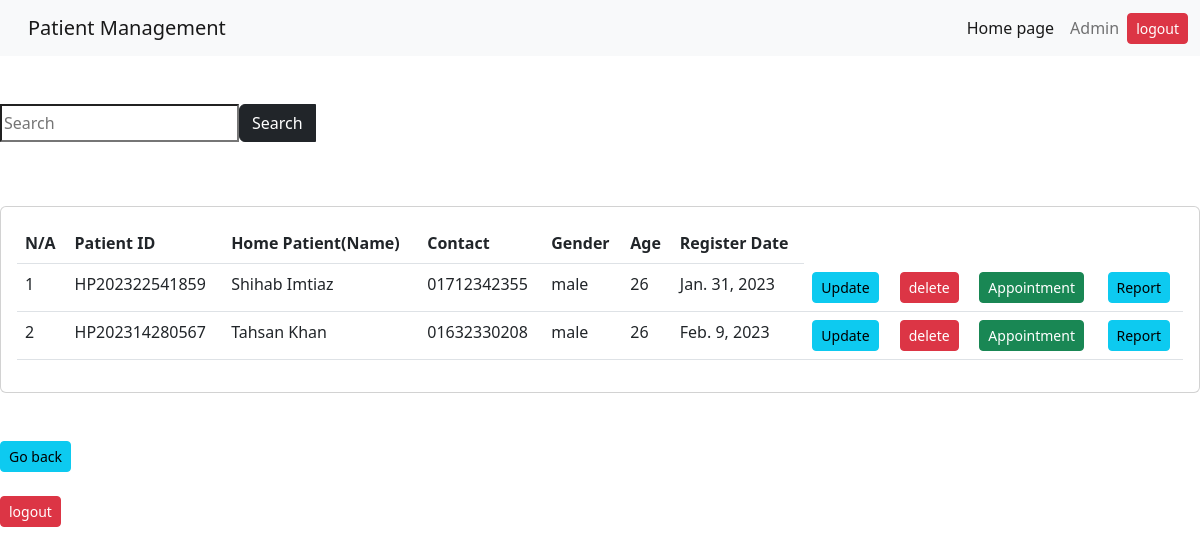
/housePatient, run on the app's committed database.
### home/models.py (models this page shows, shortened)
class Patient(models.Model):
    patient_type = models.CharField(max_length=122)
    patient_id = models.CharField(max_length=122)
    patient_date = models.DateField(blank=True)
    patient_name = models.CharField(max_length=122, blank=True)
    patient_gender = models.CharField(max_length=122, blank=True)
    patient_age = models.CharField(max_length=122, blank=True)
    patient_phone = models.CharField(max_length=122, blank=True)
    patient_email = models.CharField(max_length=122, blank= True)
    patient_dob = models.CharField(max_length=122)
    patient_blood_group = models.CharField(max_length=122, blank=True)
    patient_national_ID = models.CharField(max_length=122, blank=True)
    patient_address = models.CharField(max_length=122, blank=True)
    patient_emergency_name = models.CharField(max_length=122)
    patient_emergency_relation = models.CharField(max_length=122,blank= True)
    patient_emergency_contact = models.CharField(max_length=122)
    patient_emergency_address = models.CharField(max_length=122,blank= True)

### home/views.py (the view)
# urls.py: path('housePatient', views.housePatient, name=" housePatient"),
@csrf_exempt
def housePatient(request):
	HomePatient = Patient.objects.all()
	if 'q' in request.GET:
		q= request.GET['q']
		HomePatient= Patient.objects.filter(Q(patient_id__icontains=q)|Q(patient_name__icontains=q)|Q(patient_phone__icontains=q))
	context={'HomePatient' : HomePatient}
	return render (request, 'housePatient.html',context)

### templates/housePatient.html (shortened to what this page needs)
{% extends 'abase.html' %}
{% block body %}
<!DOCTYPE html>
<html lang="en">
<head>
</head>
<body>
    <br>
    <form class = "my-4" action="/housePatient">
        <div class = "input-group mb-3">
            <input type="text" name="q" calss= "form-control form-control-1g" placeholder="Search"/>
            <button class ="btn btn-dark btn-1g" type="submit" id="button-addon2">Search</button>
        </div>
    {% block content %}
    <br>
    <form method ="POST">
    <br>
    <div class="row">
        <div class="col-md">
            <div class="card card-body">
                <table class="table">
                    <tr>
                        <th>N/A</th>
                        <th> Patient ID</th>
                        <th>Home Patient(Name)</th>
                        <th>Contact</th>
                        <th>Gender</th>
                        <th>Age</th>
                        <th>Register Date</th>
                    </tr>
                    {% for vai in  HomePatient %}
                    <tr>
                        <td>{{forloop.counter}}</td>
                        <td>{{vai.patient_id}}</td>
                        <td>{{vai.patient_name}}</td>
                        <td>{{vai.patient_phone}}</td>
                        <td>{{vai.patient_gender}}</td>
                        <td>{{vai.patient_age}}</td>
                        <td>{{vai.patient_date}}</td>
                        <td><a class ="btn btn-sm btn-info" href="update_hp/{{ vai.id }}">Update</a></td>
                        <td><a class ="btn btn-sm btn-danger" href="delete_hp/{{ vai.id }}">delete</a></td>
                        <th> <a class ="btn btn-sm btn-success" href="Online_appointment">Appointment</th>
                        <th><a class ="btn btn-sm btn-info"href="/report">Report</th>
                    </tr>
                    {% endfor %}
                </table>
            </div>
        </div>
    </div>
</form>
{% endblock content%}
<br><a class ="btn btn-sm btn-info" href="/addmin">Go back</a><br><nr>
    <br><a class ="btn btn-sm btn-danger" href="/logout">logout</a><br>
    <br>
</body>
</html>
{% endblock body %}

### templates/housePatient.html (style rules this page uses)
body { background-image: url('https://images.livemint.com/img/2020/11/02/1600x900/f66cc8ea-1c49-11eb-bc9e-0600cc8b99a5_1604278803374_1604278904326.jpg'); }

### data on the page
Patient: patient_id "HP202322541859", patient_name "Shihab Imtiaz", patient_phone "01712342355", patient_gender "male", patient_age "26", patient_date "Jan. 31, 2023"
Patient: patient_id "HP202314280567", patient_name "Tahsan Khan", patient_phone "01632330208", patient_gender "male", patient_age "26", patient_date "Feb. 9, 2023"
